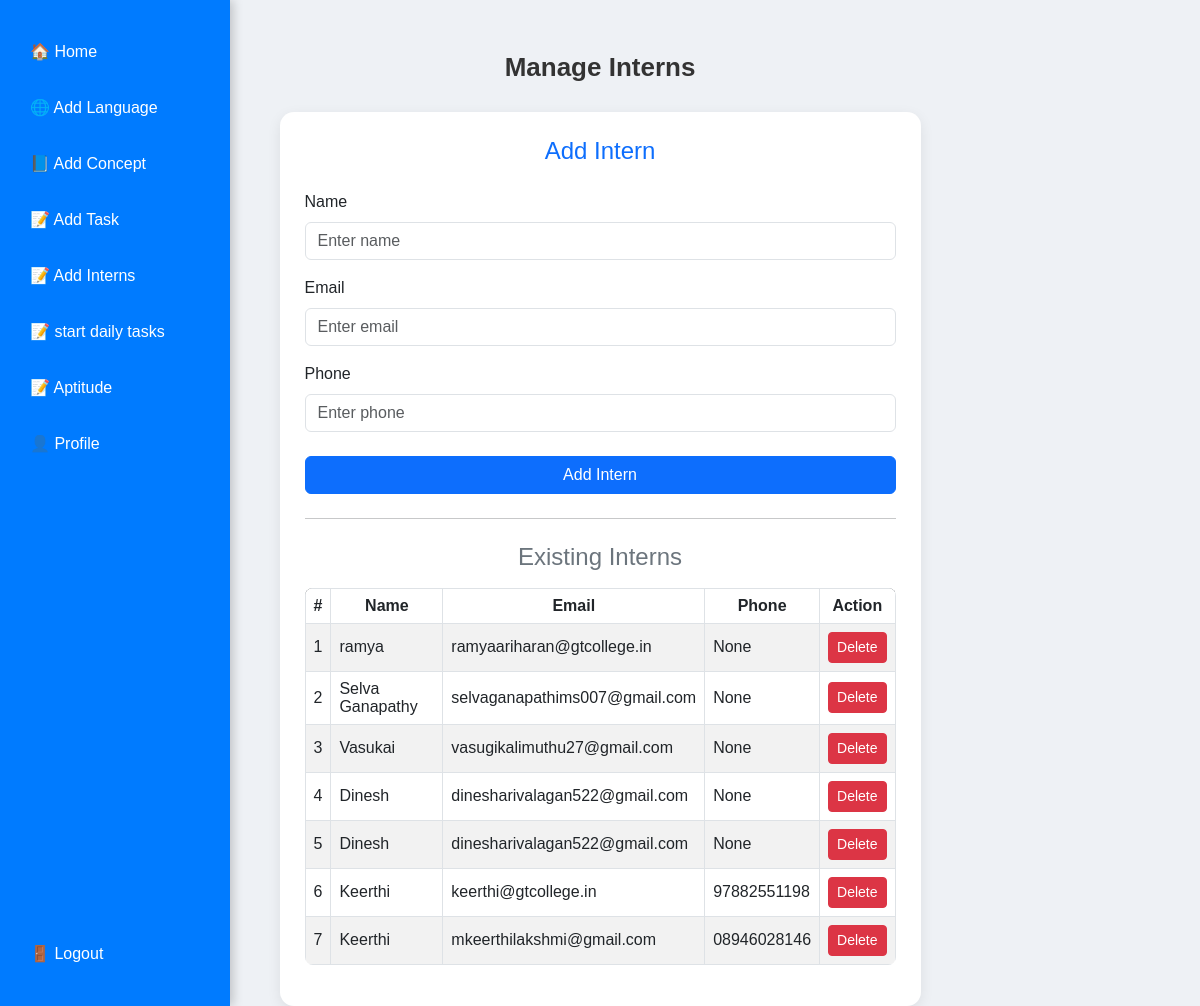
The page /add-intern/ (signed in) on the database its author committed.
### full_stack/models.py (models this page shows, shortened)
class Intern(models.Model):
    name = models.CharField(max_length=100)
    email = models.EmailField()
    phone = models.CharField(max_length=15, blank=True, null=True)
    joined_date = models.DateField(auto_now_add=True)
    mentor = models.ForeignKey(User, on_delete=models.CASCADE, related_name='interns')

### full_stack/views.py (the view)
# urls.py: path('add-intern/', views.add_intern, name='add_intern'),
@login_required
def add_intern(request):
    if request.method == 'POST':
        form = InternForm(request.POST)
        if form.is_valid():
            intern = form.save(commit=False)
            intern.mentor = request.user  # Assign the logged-in user as mentor
            intern.save()
            messages.success(request, "Intern added successfully!")
            return redirect('add_intern')
        else:
            messages.error(request, "Please correct the errors below.")
    else:
        form = InternForm()
    if request.user.is_superuser:
        interns = Intern.objects.all()
    else:
        interns = Intern.objects.filter(mentor=request.user)
    return render(request, 'add_intern.html', {'form': form, 'interns': interns})

### full_stack/forms.py
class InternForm(forms.ModelForm):
    class Meta:
        model = Intern
        fields = ['name', 'email', 'phone']
        widgets = {
            'name': forms.TextInput(attrs={'class': 'form-control', 'placeholder': 'Enter name'}),
            'email': forms.EmailInput(attrs={'class': 'form-control', 'placeholder': 'Enter email'}),
            'phone': forms.TextInput(attrs={'class': 'form-control', 'placeholder': 'Enter phone'}),
        }

### full_stack/templates/add_intern.html (shortened to what this page needs)
{% include 'sidebar.html' %}
<!DOCTYPE html>
<html lang="en">
<head>
  <link href="https://cdn.jsdelivr.net/npm/bootstrap@5.3.0/dist/css/bootstrap.min.css" rel="stylesheet">
</head>
<body>
<div class="container mt-5">
  <div class="page-title text-center">Manage Interns</div>
  <div class="row justify-content-center">
    <div class="col-lg-7 col-md-10">
      <div class="card-custom">
        <h4 class="text-primary mb-3 text-center">Add Intern</h4>
        <form method="POST">
          <label class="form-label mt-2">Name</label>
          {{ form.name }}
          <label class="form-label mt-3">Email</label>
          {{ form.email }}
          <label class="form-label mt-3">Phone</label>
          {{ form.phone }}
          <button type="submit" class="btn btn-primary w-100 mt-4">
            Add Intern
          </button>
        </form>
        <hr class="my-4">
        <h4 class="text-secondary mb-3 text-center">Existing Interns</h4>
        <div class="table-responsive">
          {% if interns %}
            <table class="table table-bordered table-striped align-middle">
              <thead class="text-center">
                <tr>
                  <th>#</th>
                  <th>Name</th>
                  <th>Email</th>
                  <th>Phone</th>
                  <th>Action</th>
                </tr>
              </thead>
              <tbody>
                {% for intern in interns %}
                <tr>
                  <td class="text-center">{{ forloop.counter }}</td>
                  <td>{{ intern.name }}</td>
                  <td>{{ intern.email }}</td>
                  <td>{{ intern.phone }}</td>
                  <td class="text-center">
                    <a href="{% url 'delete_intern' intern.id %}"
                       class="btn btn-sm btn-danger"
                       onclick="return confirm('Delete this intern?');">
                        Delete
                    </a>
                  </td>
                </tr>
                {% endfor %}
              </tbody>
            </table>
          {% else %}
            <p class="text-muted text-center">No interns added yet.</p>
          {% endif %}
        </div>
      </div>
    </div>
  </div>
</div>
</body>
</html>

### full_stack/templates/add_intern.html (style rules this page uses)
body { background: #eef1f5; font-family: "Poppins", sans-serif; }
.page-title { font-size: 26px; font-weight: 600; color: #333; margin-bottom: 25px; }
.card-custom { background: #fff; padding: 25px; border-radius: 14px; box-shadow: 0px 4px 14px rgba(0,0,0,0.08); }
table { border-radius: 8px; overflow: hidden; }
thead { background: #343a40; color: white; }

### rows shown on the page
Intern: name "ramya", email "ramyaariharan@gtcollege.in", phone "None"
Intern: name "Selva Ganapathy", email "selvaganapathims007@gmail.com", phone "None"
Intern: name "Vasukai", email "vasugikalimuthu27@gmail.com", phone "None"
Intern: name "Dinesh", email "dinesharivalagan522@gmail.com", phone "None"
Intern: name "Dinesh", email "dinesharivalagan522@gmail.com", phone "None"
Intern: name "Keerthi", email "keerthi@gtcollege.in", phone "97882551198"
Intern: name "Keerthi", email "mkeerthilakshmi@gmail.com", phone "08946028146"
